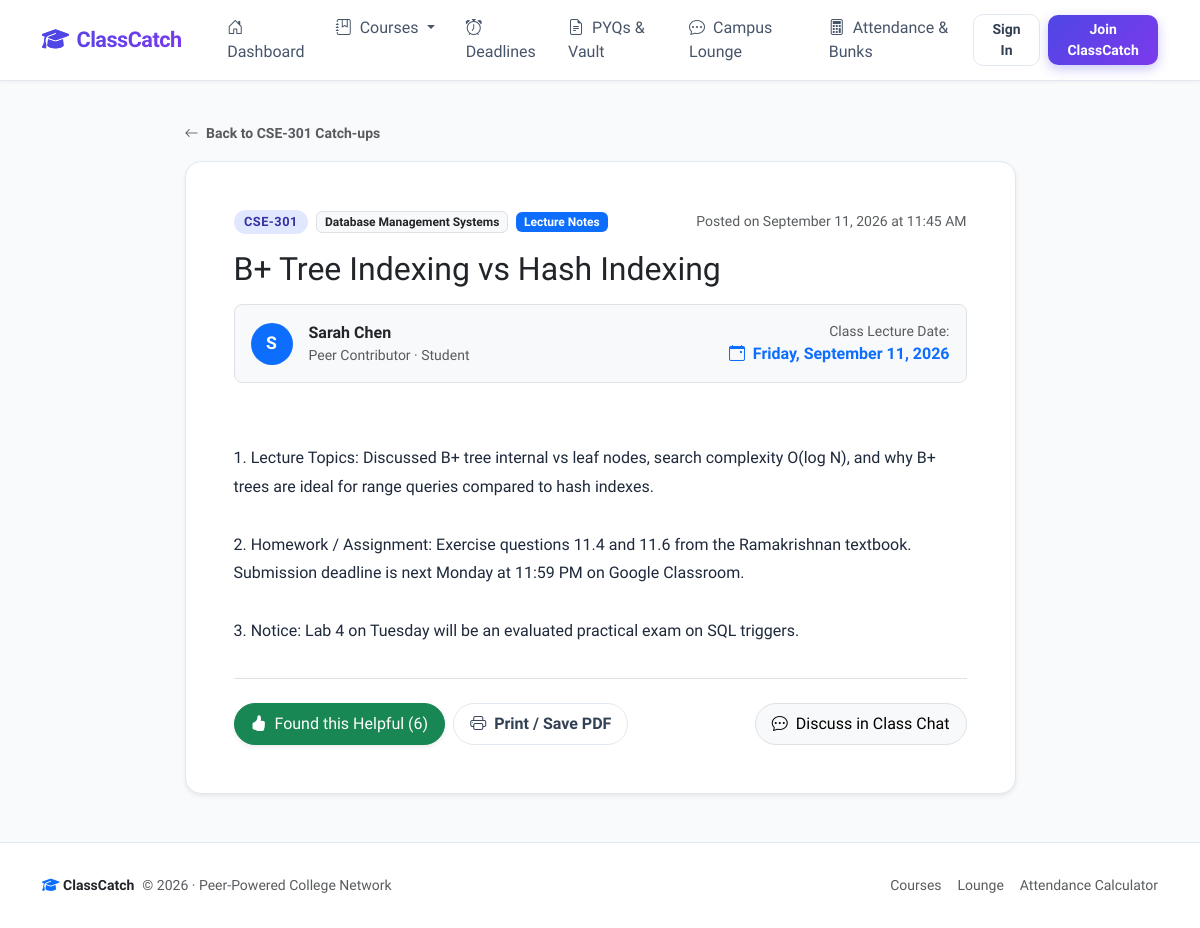
The app's page /summary/1, older data.
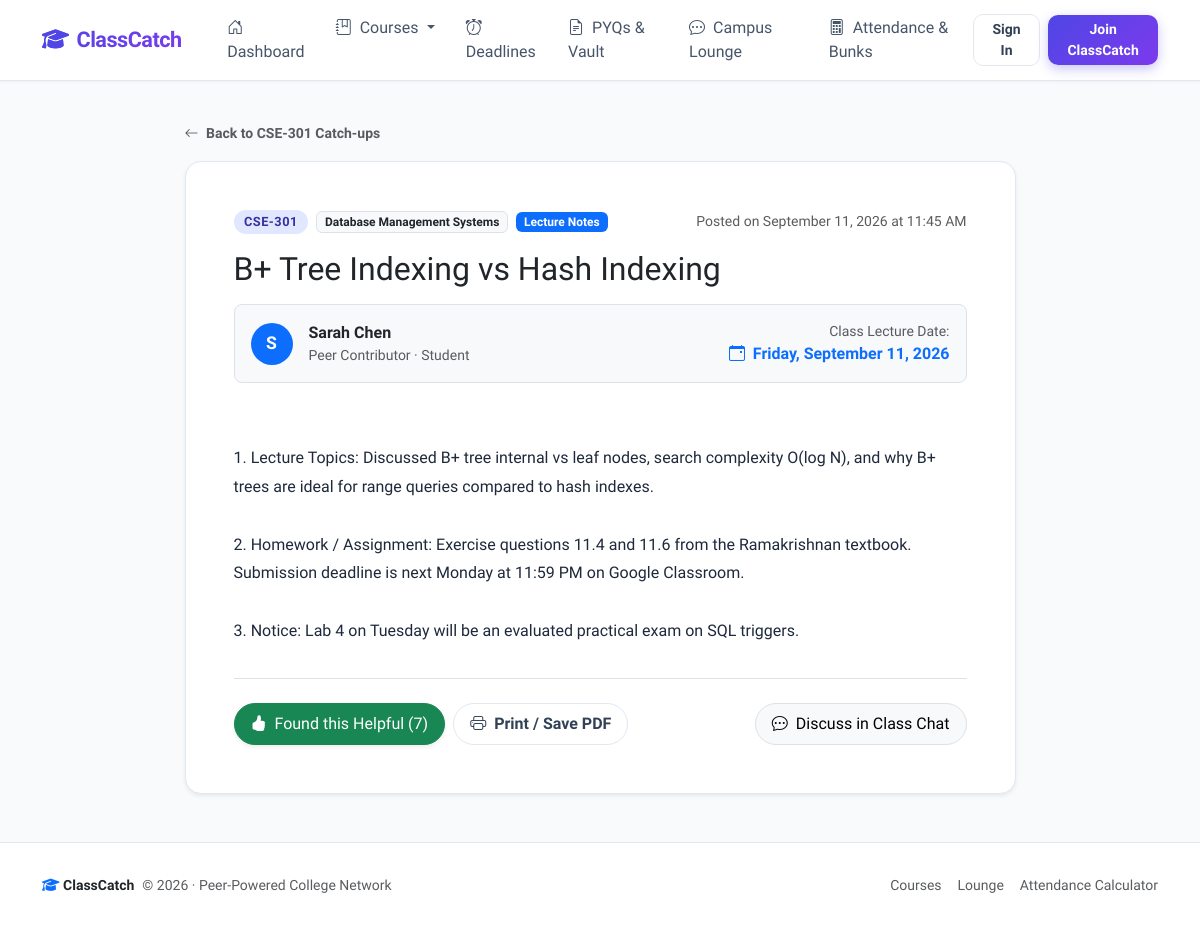
The same page, newer data.
### models.py (models this page shows, shortened)
class Summary(db.Model):
    __tablename__ = 'summaries'
    id = db.Column(db.Integer, primary_key=True)
    course_id = db.Column(db.Integer, db.ForeignKey('courses.id'), nullable=False, index=True)
    user_id = db.Column(db.Integer, db.ForeignKey('users.id'), nullable=False, index=True)
    date = db.Column(db.Date, nullable=False, index=True)
    topic = db.Column(db.String(200), nullable=True)
    category = db.Column(db.String(50), default='Lecture Notes', nullable=False)  # Lecture Notes, Assignment, Exam Prep
    content = db.Column(db.Text, nullable=False)
    helpful_count = db.Column(db.Integer, default=0, nullable=False)
    is_verified = db.Column(db.Boolean, default=False, nullable=False)
    verified_by = db.Column(db.String(100), nullable=True)
    created_at = db.Column(db.DateTime, default=datetime.utcnow, nullable=False)

### app.py (the view)
@app.route('/summary/<int:summary_id>')
def summary_detail(summary_id):
    summary = Summary.query.get_or_404(summary_id)
    return render_template('summary_detail.html', title=f"Note: {summary.course.code}", summary=summary)

### app.py (called while the page is built)
@app.context_processor
def inject_globals():
    all_courses = Course.query.order_by(Course.code).all() if Course.query else []
    return {
        'today': date.today(),
        'current_year': datetime.now().year,
        'global_courses': all_courses
    }

### templates/summary_detail.html
{% extends "base.html" %}
{% block content %}
<div class="row justify-content-center">
    <div class="col-lg-9">
        <div class="mb-3">
            <a href="{{ url_for('course_detail', course_id=summary.course.id) }}" class="text-decoration-none text-muted small fw-bold">
                <i class="bi bi-arrow-left me-1"></i> Back to {{ summary.course.code }} Catch-ups
            </a>
        </div>
        <div class="card card-modern p-4 p-md-5 bg-white shadow-sm mb-4">
            <div class="d-flex flex-wrap justify-content-between align-items-center mb-3">
                <div class="d-flex align-items-center gap-2">
                    <span class="badge badge-code">{{ summary.course.code }}</span>
                    <span class="badge bg-light text-dark border">{{ summary.course.name }}</span>
                    <span class="badge bg-primary text-white">{{ summary.category }}</span>
                </div>
                <div class="text-muted small">
                    Posted on {{ summary.created_at.strftime('%B %d, %Y at %I:%M %p') }}
                </div>
            </div>
            <h2 class="fw-extrabold text-dark mb-3">
                {{ summary.topic or 'Lecture Summary & Catch-up' }}
            </h2>
            <div class="p-3 bg-light rounded-3 d-flex flex-wrap align-items-center justify-content-between gap-3 mb-4 border">
                <div class="d-flex align-items-center gap-3">
                    <span class="badge rounded-circle bg-primary text-white p-3" style="width: 42px; height: 42px; display: inline-flex; align-items: center; justify-content: center; font-size: 1.1rem;">
                        {{ summary.author.name[0]|upper }}
                    </span>
                    <div>
                        <div class="fw-bold">{{ summary.author.name }}</div>
                        <div class="text-muted small">Peer Contributor &middot; {{ summary.author.role|capitalize }}</div>
                    </div>
                </div>
                <div class="text-md-end">
                    <div class="small text-muted">Class Lecture Date:</div>
                    <div class="fw-bold text-primary fs-6">
                        <i class="bi bi-calendar-event me-1"></i> {{ summary.date.strftime('%A, %B %d, %Y') }}
                    </div>
                </div>
            </div>
            <div class="card-body px-0 py-2">
                <div class="summary-content-preview fs-6 mb-4" style="line-height: 1.8; color: #1e293b;">
                    {{ summary.content }}
                </div>
            </div>
            <div class="pt-4 border-top d-flex flex-wrap justify-content-between align-items-center gap-3">
                <div class="d-flex align-items-center gap-2">
                    <form action="{{ url_for('mark_helpful', summary_id=summary.id) }}" method="POST" class="d-inline">
                        <button type="submit" class="btn btn-success px-3 py-2 rounded-pill shadow-sm">
                            <i class="bi bi-hand-thumbs-up-fill me-1"></i> Found this Helpful ({{ summary.helpful_count }})
                        </button>
                    </form>
                    <button class="btn btn-outline-custom px-3 py-2 rounded-pill" onclick="window.print();">
                        <i class="bi bi-printer me-1"></i> Print / Save PDF
                    </button>
                </div>
                <div>
                    <a href="{{ url_for('course_detail', course_id=summary.course_id, tab='chat') }}" class="btn btn-light border px-3 py-2 rounded-pill">
                        <i class="bi bi-chat-dots me-1"></i> Discuss in Class Chat
                    </a>
                </div>
            </div>
        </div>
    </div>
</div>
{% endblock %}

Row changes from the older to the newer data that the page shows:
changed Summary "B+ Tree Indexing vs Hash Indexing": helpful_count "6" → "7"
